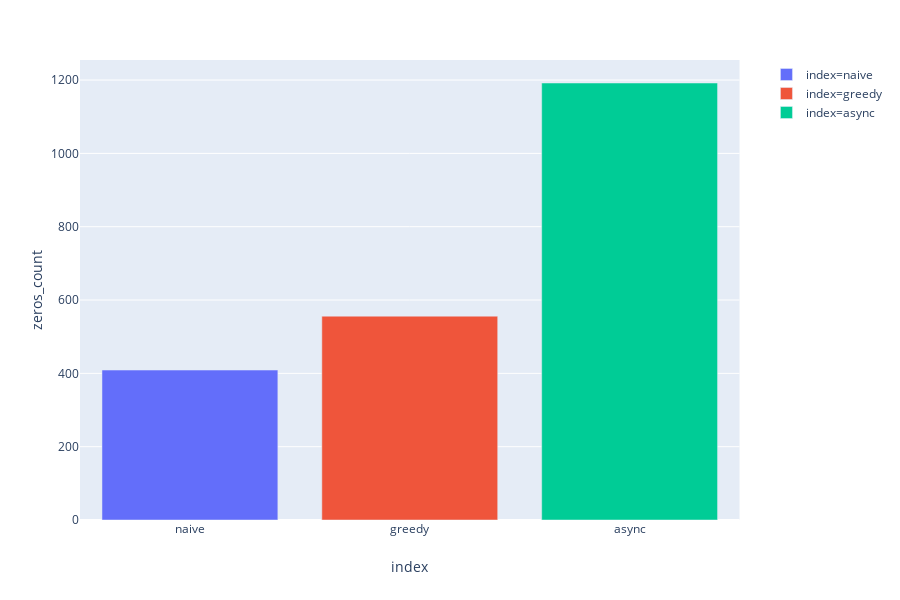

The notebook cell saved with this chart:
### Code cell
px.bar(df_grouped_zeros, x='index', y='zeros_count', color='index')

### Figure 1 — Plotly figure (JSON) as saved in the notebook; plotly's stock layout.template omitted (floating-point values rounded to 4 significant figures)
{"data": [{"alignmentgroup": "True", "hoverlabel": {"namelength": 0}, "hovertemplate": "index=%{x}<br>zeros_count=%{y}", "legendgroup": "index=naive", "marker": {"color": "#636efa"}, "name": "index=naive", "offsetgroup": "index=naive", "orientation": "v", "showlegend": true, "textposition": "auto", "type": "bar", "x": ["naive"], "xaxis": "x", "y": [409], "yaxis": "y"}, {"alignmentgroup": "True", "hoverlabel": {"namelength": 0}, "hovertemplate": "index=%{x}<br>zeros_count=%{y}", "legendgroup": "index=greedy", "marker": {"color": "#EF553B"}, "name": "index=greedy", "offsetgroup": "index=greedy", "orientation": "v", "showlegend": true, "textposition": "auto", "type": "bar", "x": ["greedy"], "xaxis": "x", "y": [556], "yaxis": "y"}, {"alignmentgroup": "True", "hoverlabel": {"namelength": 0}, "hovertemplate": "index=%{x}<br>zeros_count=%{y}", "legendgroup": "index=async", "marker": {"color": "#00cc96"}, "name": "index=async", "offsetgroup": "index=async", "orientation": "v", "showlegend": true, "textposition": "auto", "type": "bar", "x": ["async"], "xaxis": "x", "y": [1192], "yaxis": "y"}], "layout": {"barmode": "relative", "height": 600, "legend": {"tracegroupgap": 0}, "margin": {"t": 60}, "xaxis": {"anchor": "y", "categoryarray": ["naive", "greedy", "async"], "categoryorder": "array", "domain": [0, 0.98], "title": {"text": "index"}}, "yaxis": {"anchor": "x", "domain": [0, 1], "title": {"text": "zeros_count"}}}}
